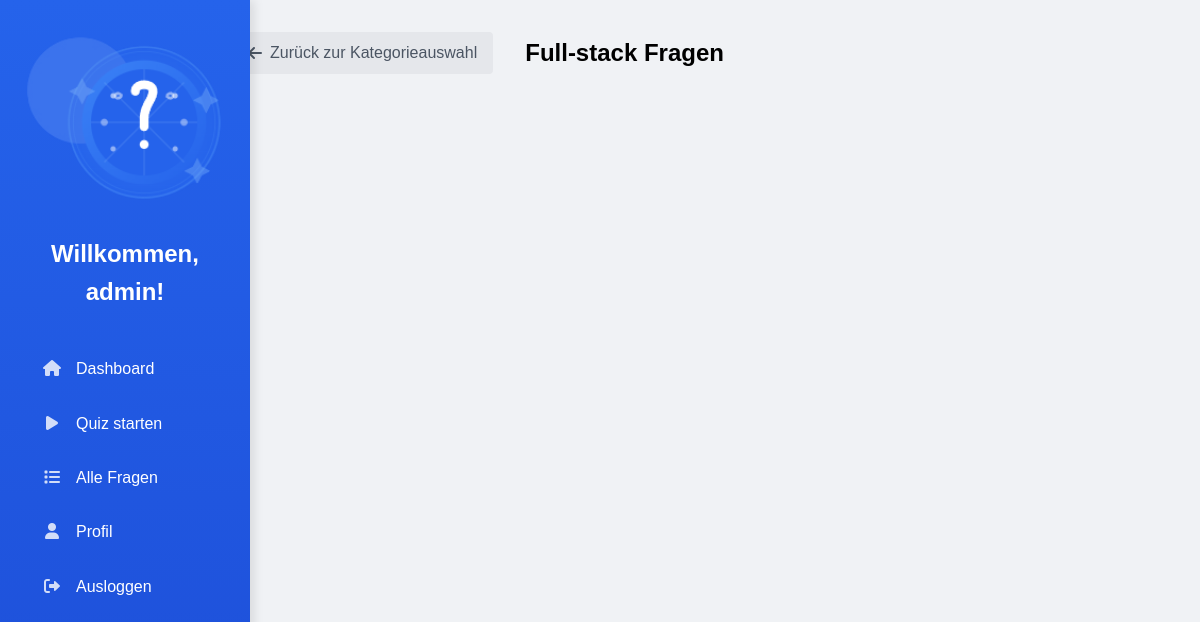
/all-questions/full-stack (signed in), run on an earlier commit of the app's database.
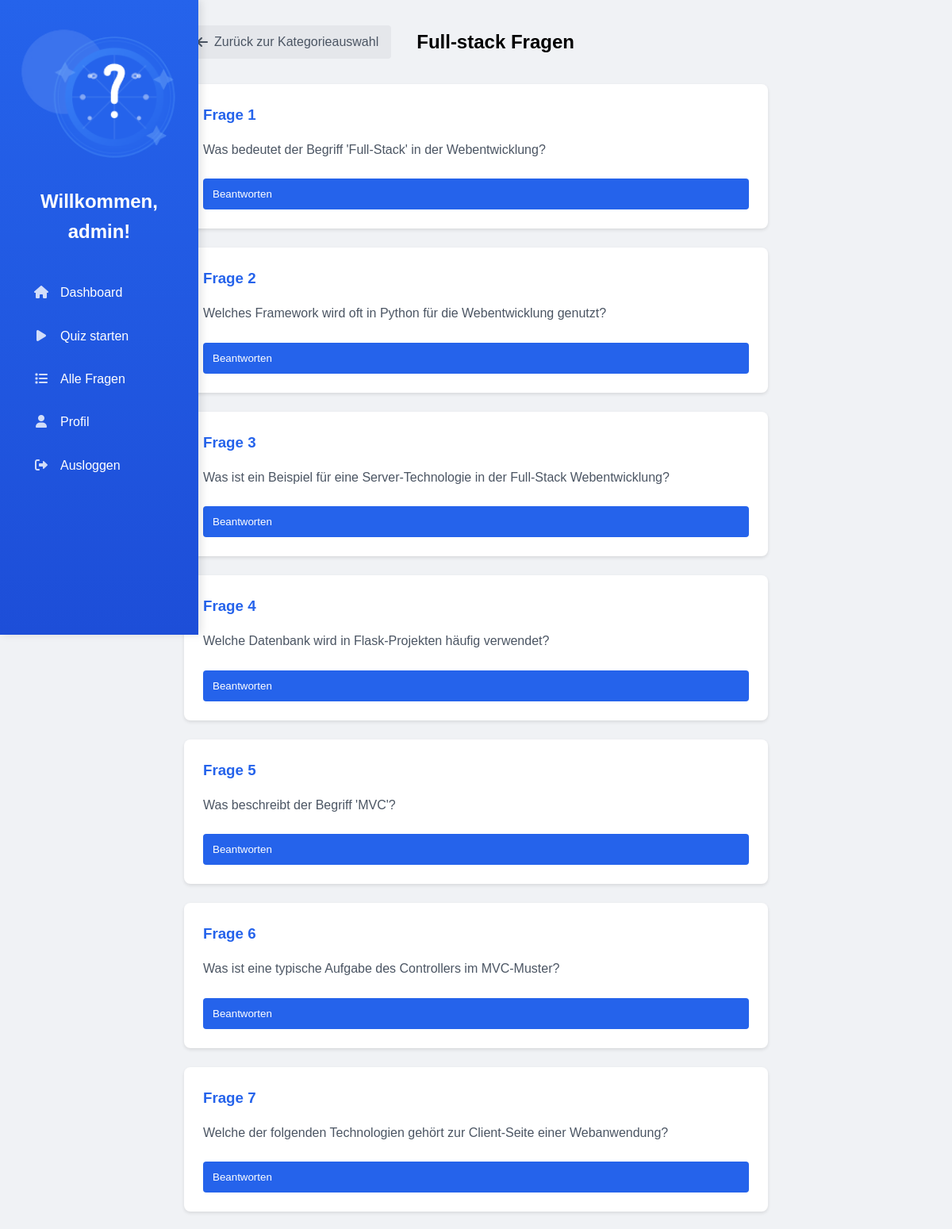
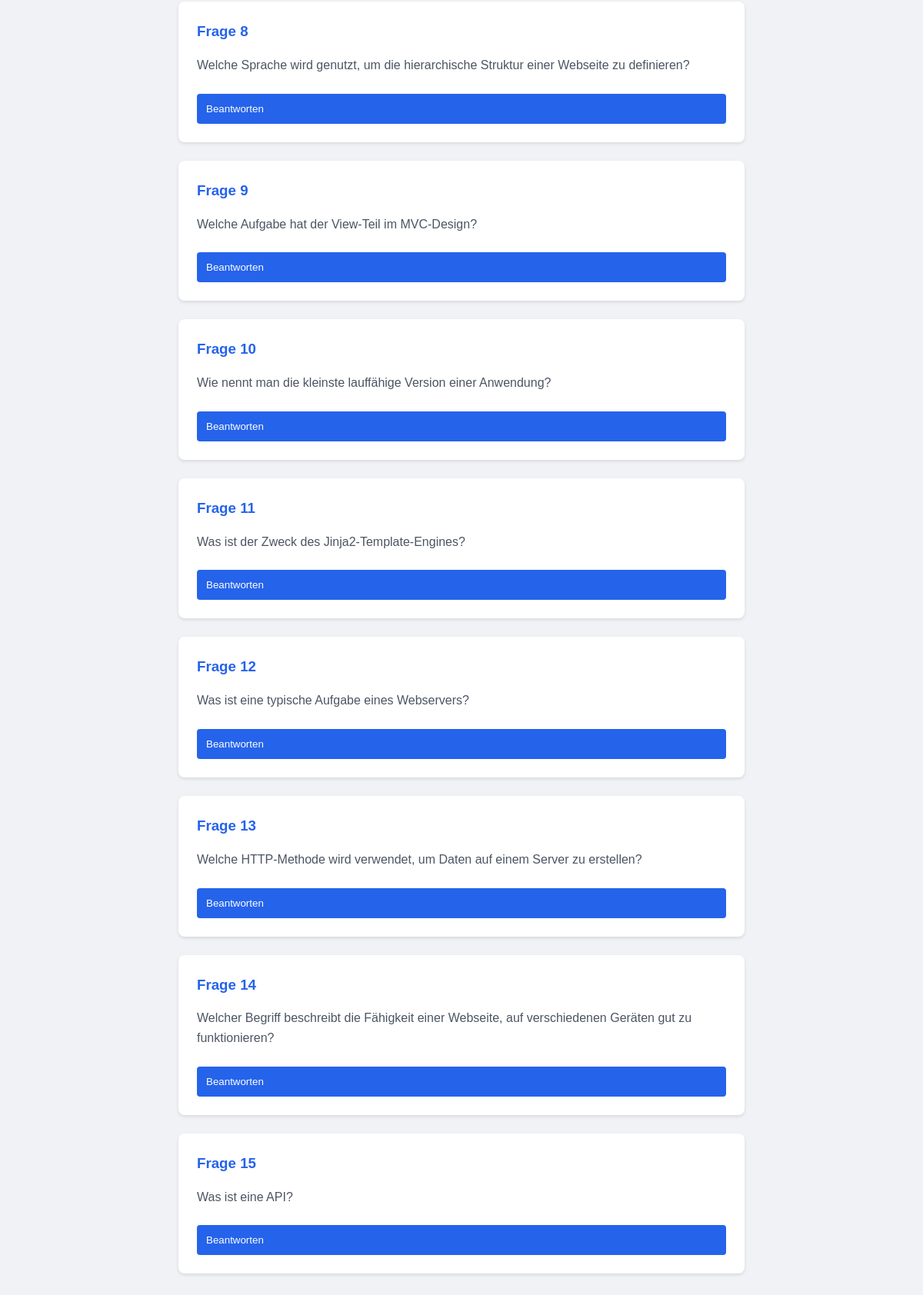
And on a later commit of the database (2 pictures, top to bottom).
### app.py (models this page shows)
class Quiz(db.Model):
    id = db.Column(db.Integer, primary_key=True)
    question = db.Column(db.String(500), nullable=False)
    correct_answer = db.Column(db.String(200), nullable=False)
    wrong_answer1 = db.Column(db.String(200), nullable=False)
    wrong_answer2 = db.Column(db.String(200), nullable=False)
    wrong_answer3 = db.Column(db.String(200), nullable=False)
    category = db.Column(db.String(50), nullable=False)

### app.py (the view)
    def wrapper(*args, **kwargs):
        if 'username' not in session:
            return redirect(url_for('login'))
        return f(*args, **kwargs)

### app.py (called while the page is built)
def login_required(f):
    def wrapper(*args, **kwargs):
        if 'username' not in session:
            return redirect(url_for('login'))
        return f(*args, **kwargs)
    wrapper.__name__ = f.__name__
    return wrapper

@app.route('/all-questions/<category>')
@login_required
def show_category_questions(category):
    questions = Quiz.query.filter_by(category=category).all()
    return render_template('all_questions.html',
                         username=session['username'],
                         category=category,
                         questions=questions)

@app.context_processor
def utility_processor():
    def get_user_results():
        if 'username' in session:
            user = User.query.filter_by(username=session['username']).first()
            if user is None:
                return []
            all_results = QuizResult.query.filter_by(user_id=user.id).order_by(QuizResult.date.desc()).all()
            return [result for result in all_results if len(json.loads(result.answers)) == 5]
        return []
    return dict(get_user_results=get_user_results)

### templates/all_questions.html (shortened to what this page needs)
<!DOCTYPE html>
<html>
<head>
    <link rel="stylesheet" href="{{ url_for('static', filename='css/base.css') }}">
    <link rel="stylesheet" href="{{ url_for('static', filename='css/components.css') }}">
    <link rel="stylesheet" href="{{ url_for('static', filename='css/sidebar.css') }}">
    <link rel="stylesheet" href="{{ url_for('static', filename='css/all_questions.css') }}">
    <link rel="stylesheet" href="https://cdnjs.cloudflare.com/ajax/libs/font-awesome/6.0.0/css/all.min.css">
</head>
<body class="dashboard-body">
    <div class="dashboard-container">
        {% include 'sidebar.html' %}
        <div class="main-content">
            <div class="questions-container">
                <div class="header-section">
                    <a href="{{ url_for('all_questions_categories') }}" class="back-button">
                        <i class="fas fa-arrow-left"></i> Zurück zur Kategorieauswahl
                    </a>
                    <h2>{{ category|capitalize }} Fragen</h2>
                </div>
                <div class="questions-list">
                    {% for question in questions %}
                    <div class="question-card">
                        <h3>Frage {{ loop.index }}</h3>
                        <p>{{ question.question }}</p>
                        <form action="{{ url_for('answer_single_question', question_id=question.id) }}" method="get">
                            <button type="submit" class="btn btn-primary">Beantworten</button>
                        </form>
                    </div>
                    {% endfor %}
                </div>
            </div>
        </div>
    </div>
</body>
</html>

### templates/sidebar.html
<div class="dashboard-sidebar">
    <div class="sidebar-header">
        <div class="logo-container">
            <img src="{{ url_for('static', filename='images/quiz-logo.png') }}" alt="Quiz App Logo" class="app-logo">
        </div>
        <div class="welcome-section">
            <h2>Willkommen{% if username %}, {{ username }}{% endif %}!</h2>
        </div>
    </div>
    <nav class="sidebar-nav">
        <a href="{{ url_for('index') }}" class="nav-item {{ 'active' if request.endpoint in ['index', None] }}">
            <div class="nav-icon"><i class="fas fa-home"></i></div>
            <span>Dashboard</span>
        </a>
        <a href="{{ url_for('categories') }}" class="nav-item {{ 'active' if request.endpoint == 'categories' }}">
            <div class="nav-icon"><i class="fas fa-play"></i></div>
            <span>Quiz starten</span>
        </a>
        <a href="{{ url_for('all_questions_categories') }}" class="nav-item {{ 'active' if request.endpoint == 'all_questions_categories' }}">
            <div class="nav-icon"><i class="fas fa-list"></i></div>
            <span>Alle Fragen</span>
        </a>
        <a href="{{ url_for('profile') }}" class="nav-item {{ 'active' if request.endpoint == 'profile' }}">
            <div class="nav-icon"><i class="fas fa-user"></i></div>
            <span>Profil</span>
        </a>
        <a href="{{ url_for('logout') }}" class="nav-item logout-btn">
            <div class="nav-icon"><i class="fas fa-sign-out-alt"></i></div>
            <span>Ausloggen</span>
        </a>
    </nav>
</div>

### static/css/base.css (style rules this page uses)
* { margin: 0; padding: 0; box-sizing: border-box; }
body { font-family: Arial, sans-serif; line-height: 1.6; background-color: #f0f2f5; min-height: 100vh; }
a { text-decoration: none; color: inherit; }
.btn { border: none; border-radius: 8px; cursor: pointer; transition: all 0.3s ease; padding: 0.8rem 1.5rem; display: flex; align-items: center; gap: 0.5rem; }

### static/css/components.css (style rules this page uses)
.nav-item { padding: 0.8rem 1.5rem; color: white; text-decoration: none; transition: background-color 0.3s; display: flex; align-items: center; }
.nav-icon { width: 24px; text-align: center; margin-right: 12px; }

### static/css/sidebar.css (style rules this page uses)
.dashboard-sidebar { width: 250px; background: linear-gradient(180deg, #2563eb 0%, #1d4ed8 100%); color: white; padding: 2rem 0; position: fixed; height: 100vh; left: 0; top: 0; box-shadow: 4px 0 10px rgba(0,0,0,0.1); }
.logo-container, .sidebar-header, .sidebar-header h2, .user-welcome { text-align: center; }
.logo-container { width: 100%; margin-bottom: 1rem; }
.app-logo { width: 100%; height: auto; margin-bottom: 0.5rem; }
.sidebar-header { padding: 0 1.5rem; margin-bottom: 2rem; }
.sidebar-header h2 { margin: 0; font-size: 1.5rem; }
.nav-item { padding: 0.8rem 1.5rem; color: white; text-decoration: none; transition: all 0.3s ease; display: flex; align-items: center; border-radius: 8px; margin: 0.2rem 1rem; }
.nav-icon { width: 24px; margin-right: 12px; opacity: 0.8; }
.logout-btn { margin-top: auto; color: white; }

### static/css/all_questions.css (style rules this page uses)
.questions-container { padding: 2rem; max-width: 800px; margin: 0 auto; }
.questions-list { display: grid; gap: 1.5rem; margin-top: 2rem; }
.question-card { background: white; border-radius: 8px; padding: 1.5rem; box-shadow: 0 2px 4px rgba(0,0,0,0.1); transition: transform 0.2s; }
.question-card h3 { color: #2563eb; margin-bottom: 1rem; }
.question-card p { margin-bottom: 1.5rem; color: #4b5563; }
.question-card button { width: 100%; padding: 0.75rem; background: #2563eb; color: white; border: none; border-radius: 4px; cursor: pointer; transition: background-color 0.2s; }
.header-section { display: flex; align-items: center; margin-bottom: 2rem; gap: 2rem; }
.back-button { display: inline-flex; align-items: center; padding: 0.5rem 1rem; background-color: #e5e7eb; color: #4b5563; text-decoration: none; border-radius: 4px; transition: all 0.2s; }
.back-button i { margin-right: 0.5rem; }

What changed in the data, as far as the page shows it:
added Quiz: question "Was bedeutet der Begriff 'Full-Stack' in der Webentwicklung?"
added Quiz: question "Welches Framework wird oft in Python für die Webentwicklung genutzt?"
added Quiz: question "Was ist ein Beispiel für eine Server-Technologie in der Full-Stack Webentwicklung?"
added Quiz: question "Welche Datenbank wird in Flask-Projekten häufig verwendet?"
added Quiz: question "Was beschreibt der Begriff 'MVC'?"
added Quiz: question "Was ist eine typische Aufgabe des Controllers im MVC-Muster?"
added Quiz: question "Welche der folgenden Technologien gehört zur Client-Seite einer Webanwendung?"
added Quiz: question "Welche Sprache wird genutzt, um die hierarchische Struktur einer Webseite zu definieren?"
added Quiz: question "Welche Aufgabe hat der View-Teil im MVC-Design?"
added Quiz: question "Wie nennt man die kleinste lauffähige Version einer Anwendung?"
added Quiz: question "Was ist der Zweck des Jinja2-Template-Engines?"
added Quiz: question "Was ist eine typische Aufgabe eines Webservers?"
added Quiz: question "Welche HTTP-Methode wird verwendet, um Daten auf einem Server zu erstellen?"
added Quiz: question "Welcher Begriff beschreibt die Fähigkeit einer Webseite, auf verschiedenen Geräten gut zu funktionieren?"
added Quiz: question "Was ist eine API?"
